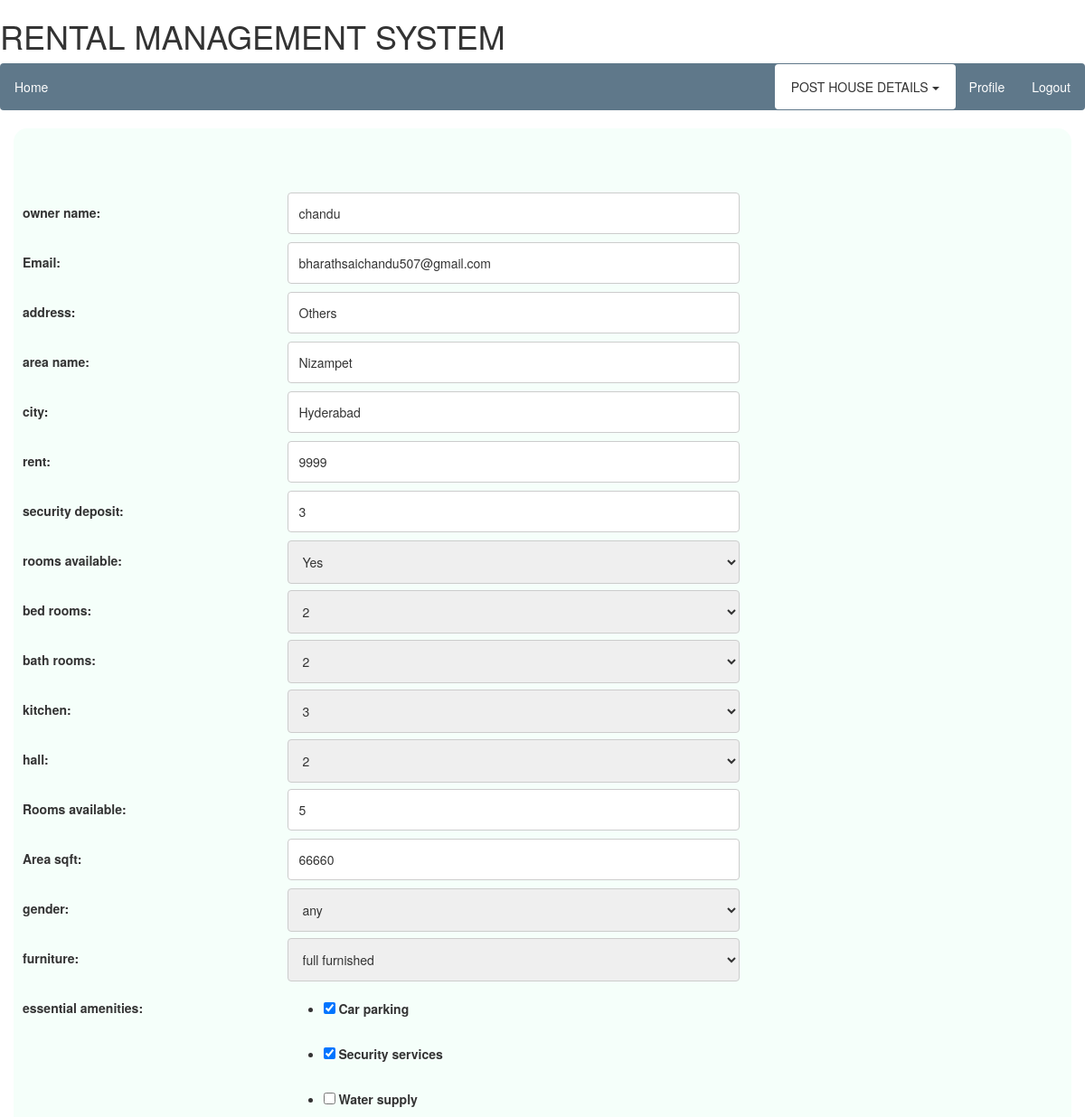
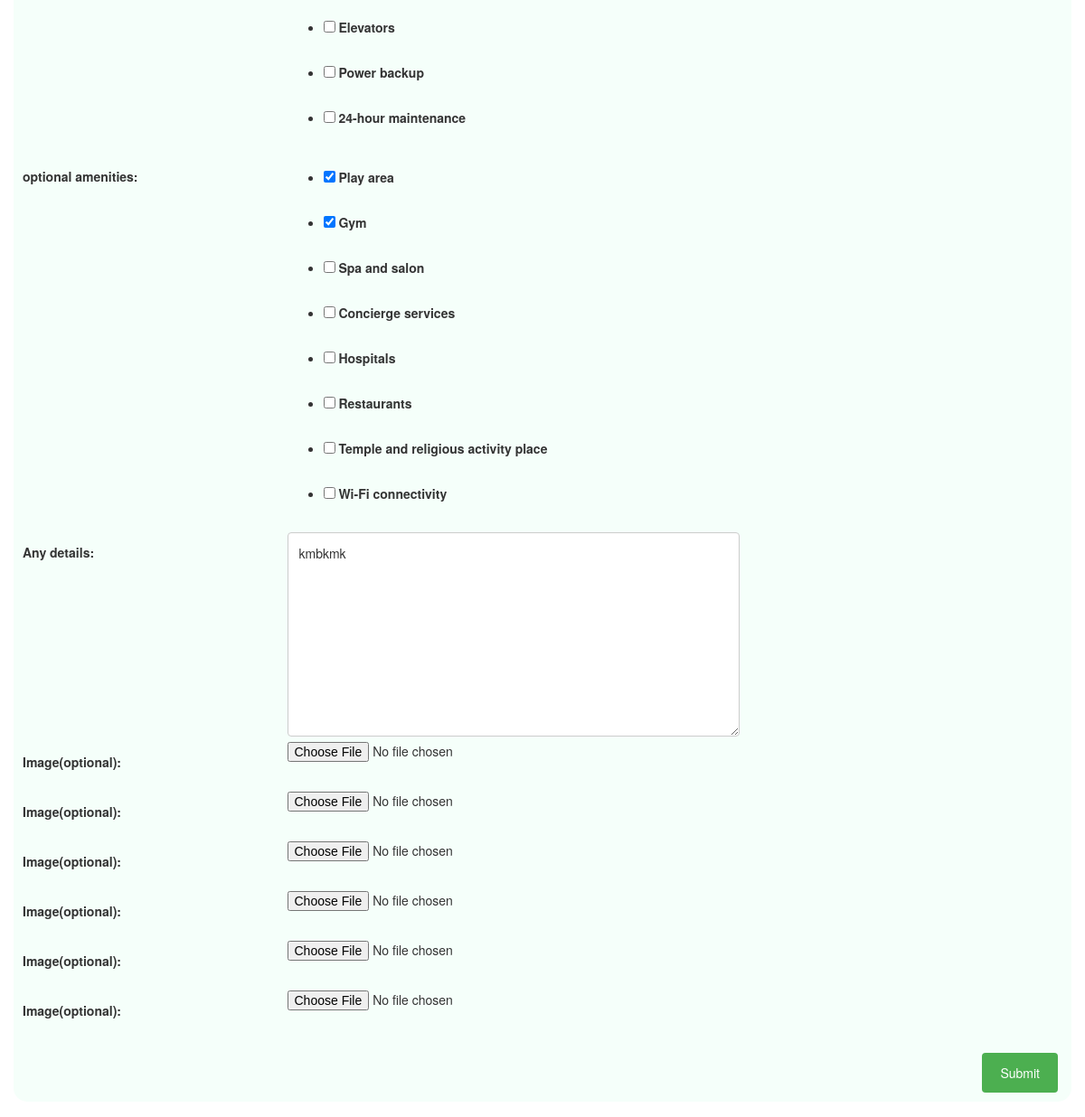
Page /privateroomlist/1/edit (signed in) on the committed database (2 pictures, top to bottom).
### forum/models.py (models this page shows, shortened)
class private_room(models.Model):
    user_name = models.CharField(max_length=120, null=True)
    user = models.CharField(max_length=120, null=True)
    email = models.EmailField(max_length=120, null=True)
    City = models.CharField(max_length=100, blank=False, null=True)
    Area = models.CharField(max_length=100, blank=False, null=True)
    Address = models.CharField(max_length=200, blank=False, null=True)
    rent = models.IntegerField(default=0)
    securitydeposit = models.IntegerField(default=0)
    Numbers = [(i, i) for i in range(11)]
    Area_sqft = models.IntegerField(default=0)
    bed_rooms = models.IntegerField(choices=Numbers, default=0)
    bathrooms = models.IntegerField(choices=Numbers, default=0)
    kitchen = models.IntegerField(choices=Numbers, default=0)
    hall = models.IntegerField(choices=Numbers, default=0)
    rooms_available = models.IntegerField(default=0)
    gender_choices = (('male', 'male'), ('female', 'female'), ('family', 'family'), ('any', 'any'))
    gender = models.CharField(max_length=20, choices=gender_choices, default="any")
    Furniture_choices = (('full', 'full furnished'), ('semi', 'semi furnished'), ('no', 'no furnished'))
    Furniture = models.CharField(max_length=20, choices=Furniture_choices, default='full')
    available_choices = (('yes', 'Yes'), ('no', 'No'))
    Available = models.CharField(max_length=10, choices=available_choices, default='no')
    essential_amenities = (('parking', 'Car parking'),
                           ('security', 'Security services'),
                           ('water', 'Water supply'),
                           ('elevator', 'Elevators'),
                           ('power', 'Power backup'),
                           ('maintenance', '24-hour maintenance'))
    essentialamenities = MultiSelectField(choices=essential_amenities, default='parking')
    optional_amenities = (('play', 'Play area'),
                          ('gym', 'Gym'),
                          ('salon', 'Spa and salon'),
                          ('Concierge', 'Concierge services'),
                          ('hospital', 'Hospitals'),
                          ('restaurant', 'Restaurants'),
                          ('temples', 'Temple and religious activity place'),
                          ('wifi', 'Wi-Fi connectivity'))
    optionalamenities = MultiSelectField(choices=optional_amenities, default='play')
    description = models.TextField(blank=False, null=True)
    updated = models.DateTimeField(auto_now=True, auto_now_add=False)
    timestamp = models.DateTimeField(auto_now=False, auto_now_add=True)
    image1 = models.ImageField(upload_to=upload_location, verbose_name='Image(optional)', blank=True)
    image2 = models.ImageField(upload_to=upload_location, verbose_name='Image(optional)', blank=True)
    image3 = models.ImageField(upload_to=upload_location, verbose_name='Image(optional)', blank=True)
    image4 = models.ImageField(upload_to=upload_location, verbose_name='Image(optional)', blank=True)
    image5 = models.ImageField(upload_to=upload_location, verbose_name='Image(optional)', blank=True)
    image6 = models.ImageField(upload_to=upload_location, verbose_name='Image(optional)', blank=True)
    class Meta:
        ordering = ["-updated", "-timestamp"]

### forum/views.py (the view)
# urls.py: path('privateroomlist/<int:my_id>/edit',privateroompostedit,name='privateroomedit'),
@login_required
def privateroompostedit(request,my_id=None):
    obj = private_room.objects.get(id=my_id)
    a = []
    if obj.image1:
        a.append(obj.image1.url)
    if obj.image2:
        a.append(obj.image2.url)
    if obj.image3:
        a.append(obj.image3.url)
    if obj.image4:
        a.append(obj.image4.url)
    if obj.image5:
        a.append(obj.image5.url)
    if obj.image6:
        a.append(obj.image6.url)
    formset = modelformset_factory(Images,
                                   form=ImageForm, extra=6)  # queryset=Images.objects.all().filter(id=my_id))
    form = privateroomform(request.POST or None, request.FILES or None, instance=obj)
    if form.is_valid():
        obj = form.save(commit=False)
        obj.save()
        messages.success(request, "updated")
        return HttpResponseRedirect(obj.get_absolute_url())
    try:
        obj = private_room.objects.get(id=my_id)
    except question.DoesNotExist:
        raise Http404
    edit = 'edit'
    context = {'object': obj, "postForm": form, "send": edit}
    return render(request, 'post_private_room.html', context)

### templates/post_private_room.html (shortened to what this page needs)
<html lang="en">
<head>
  <link rel="stylesheet" href="https://maxcdn.bootstrapcdn.com/bootstrap/3.3.7/css/bootstrap.min.css">
</head>
    <body>
    <h1>RENTAL MANAGEMENT SYSTEM</h1>
    <header class="site-header">
      <nav class="navbar navbar-expand-md navbar-dark bg-steel fixed-top">
        <div class="containered">
            <ul class="nav navbar-nav navbar-left">
        <li class="nav-item">  <a class="nav-item nav-link"  href="{% url 'home' %}"> Home</a>
        </li></ul>
          <div class="collapse navbar-collapse" id="navbarToggle">
            <ul class="nav navbar-nav navbar-right">
              {% if user.is_authenticated %}
               <li class="nav-item">
                   <div class="dropdown">
    <button class="btn  dropdown-toggle " type="button" data-toggle="dropdown" >POST HOUSE DETAILS
    <span class="caret"></span></button>
  </div>
                <li class="nav-item"><a class="nav-item nav-link" href="{% url 'profile' %}">Profile</a>    </li>
                <li class="nav-item"><a class="nav-item nav-link" href="{% url 'logout' %}">Logout</a>    </li>
              {% else %}
                <li class="nav-item"><a class="nav-item nav-link" href="{% url 'login' %}">Login</a>    </li>
                <li class="nav-item"><a class="nav-item nav-link" href="{% url 'signup' %}">Register</a>    </li>
              {% endif %}
            </ul>
          </div>
        </div>
      </nav>
    </header>
<div class="container">
<form id="post_form" method="post" action="" enctype="multipart/form-data">
<br/>
    {% for field in postForm  %}
<div class="row">
    <div class="col-25">
     {{field.label_tag}}
    </div>
    <div class="inputgap">{{ field }}</div>
</div>
  {% endfor %}
<br/>
    <input type="submit" name="submit" value="Submit" />
</form>
</div>
</body>
</html>

### templates/post_private_room.html (style rules this page uses)
.container { border-radius: 15px; background-color: #F5FFFA; padding: 10px; margin-bottom: 80px; }
body { background: #f2f2f2; color: #333333; margin-top: 5rem; }
.btn { min-width:200px; min-height:50px; background-color:#ffffff; }
h1, h2, h3, h4, h5, h6 { color: #444444; }
ul { margin: 0; }
.bg-steel { background-color: #5f788a; }
.site-header .navbar-nav .nav-link { color: #ffffff; }
div.col-25 { float: left; width: 25%; margin-top: 6px; margin-left:10px; }
.row:after { content: " "; display: table; clear: both; }
* { box-sizing: border-box; }
input[type=text], select, textarea { width: 100%; padding: 12px; border: 1px solid #ccc; border-radius: 4px; resize: vertical; }
label { padding: 12px 12px 12px 0; display: inline-block; }
input[type=submit] { background-color: #4CAF50; color: white; padding: 12px 20px; border: none; border-radius: 4px; cursor: pointer; float: right; }
div.inputgap { float: left; width: 70%; margin-top: 6px; }
input[type=number] { width: 100%; padding: 12px; border: 1px solid #ccc; border-radius: 4px; resize: vertical; }

### rows in the picture
private_room: postForm "chandu" "bharathsaichandu507@gmail.com" "Others" "Nizampet" "Hyderabad" "9999" "3" "Yes" "2" "2" "3" "2" "5" "66660" "any" "full furnished" "☑ ☑ ☐ ☐ ☐ ☐" "☑ ☑ ☐ ☐ ☐ ☐ ☐ ☐" "kmbkmk"

### other values in the picture
{{ field.label_tag }} "owner name:" "Email:" "address:" "area name:" "city:" "rent:" "security deposit:" "rooms available:" "bed rooms:" "bath rooms:" "kitchen:" "hall:" "Rooms available:" "Area sqft:" "gender:" "furniture:" "essential amenities:" "optional amenities:" "Any details:" "Image(optional):" "Image(optional):" "Image(optional):" "Image(optional):" "Image(optional):" "Image(optional):"
